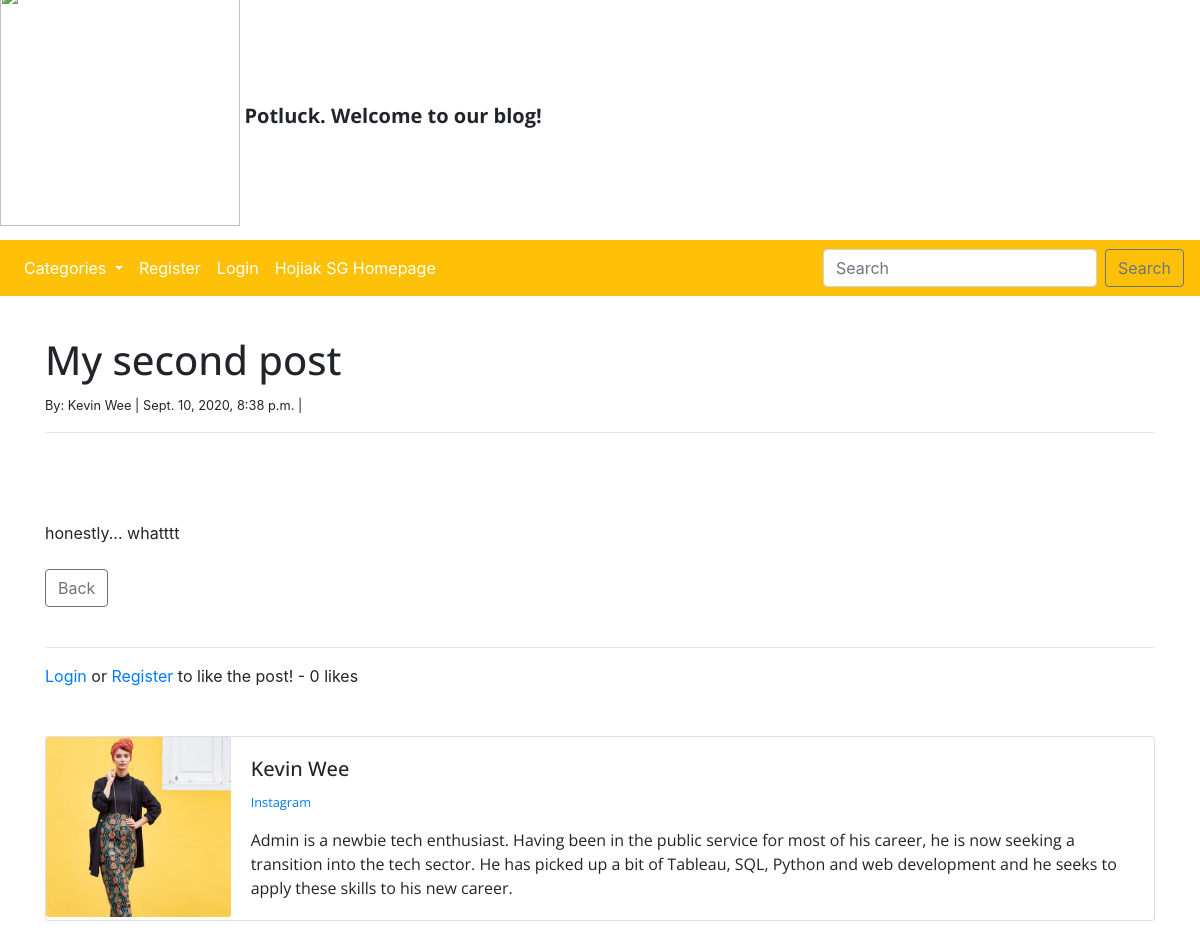
The app's page /theblog/article/2 with its own data.
### theblog/models.py (models this page shows, shortened)
class Post(models.Model):
    title = models.CharField(max_length=255)
    header_image = models.ImageField(null=True, blank=True, upload_to="images/")
    title_tag = models.CharField(max_length=255)
    author = models.ForeignKey(User, on_delete=models.CASCADE)
    body = RichTextField(blank=True, null=True)
    post_date = models.DateTimeField(auto_now_add=True)
    category = models.CharField(max_length=255, default='hojiak')
    snippet = models.CharField(max_length=255)
    likes = models.ManyToManyField(User, related_name='blog_posts')
    def total_likes(self):
        return self.likes.count()

class Profile(models.Model):
    user = models.OneToOneField(User, null=True, on_delete=models.CASCADE)
    bio = models.TextField()
    profile_pic = models.ImageField(null=True, blank=True, upload_to="images/profile/")
    facebook_url = models.CharField(max_length=255, null=True,blank=True)
    instagram_url = models.CharField(max_length=255, null=True,blank=True)

### theblog/views.py (the view)
# urls.py: path('article/<int:pk>', ArticleDetailView.as_view(), name='article-detail'),
class ArticleDetailView(DetailView):
    model = Post
    template_name = 'article_details.html'
    def get_context_data(self, *args, **kwargs):
        cat_menu = Category.objects.all()
        context = super(ArticleDetailView, self).get_context_data(*args, **kwargs)
        stuff = get_object_or_404(Post, id=self.kwargs['pk'])
        total_likes = stuff.total_likes()
        liked = False
        if stuff.likes.filter(id=self.request.user.id).exists():
            liked = True
        context["cat_menu"] = cat_menu
        context["total_likes"] = total_likes
        context["liked"] = liked
        return context

### theblog/models.py (called while the page is built)
    def __str__(self):
        return self.name

### hojiak/theblog/templates/article_details.html (shortened to what this page needs)
{% extends 'base.html' %}
{% block content%}
{% load static %}
<h1>{{ post.title }}</h1>
<small> By: {{post.author.first_name}} {{post.author.last_name}} |
{{ post.post_date }}  |
</small>
<hr>
<br/>
<br/><br/>
{{ post.body|safe }}
<br/><br/>
<a href="{% url 'homeview' %}" class="btn btn-outline-secondary"> Back </a>
<br/><br/>
<hr>
<form action="{% url 'like_post' post.pk%}" method=POST>
{% if user.is_authenticated %}
    {% if liked %}
        <button type="submit" class="btn btn-outline-danger btn-sm", name="post_id", value="{{ post.id }}">Unlike</button>
    {% else %}
        <button type="submit" class="btn btn-outline-primary btn-sm", name="post_id", value="{{ post.id }}">Like</button>
    {% endif %}
{% else %}
        <a href="{% url 'login' %}">Login</a> or <a href="{% url 'register'%}"> Register </a> to like the post!
{% endif %}
    - {{ total_likes }} likes
</form>
<br/><br/>
<div class="card mb-3">
  <div class="row no-gutters">
    <div class="col-md-2">
{% if post.author.profile.profile_pic %}
      <img src="{{ post.author.profile.profile_pic.url}}" class="card-img" alt="Author">
{% endif %}
    </div>
    <div class="col-md-10">
      <div class="card-body">
        <h5 class="card-title">
        {{ post.author.first_name}}
        {{ post.author.last_name }}
        </h5>
        <p class="small text-muted">
        {% if post.author.profile.instagram_url %}
           <a href="{{ post.author.profile.instagram_url }}"> Instagram </a>
        {% endif %}
        </p>
        <p class="card-text">
          {{ post.author.profile.bio }}
        </p>
      </div>
    </div>
  </div>
</div>
{% endblock %}

### website/static/styles.css (style rules this page uses)
h1 { font-family: 'Open Sans', sans-serif; min-height: 3rem; padding-top: 1rem; }
p,h4,h5,h6 { font-family: 'Open Sans', sans-serif; }
.card { max-width: 100%; }
.card-text { word-wrap: break-word; }
.card-img { width: 100%; height: 15vw; object-fit: cover; }

### records on screen
Post: title "My second post", author.first_name "Kevin", author.last_name "Wee", post_date "Sept. 10, 2020, 8:38 p.m.", body "honestly... whatttt", author.profile.profile_pic (picture), author.profile.bio "Admin is a newbie tech enthusiast. Having been in the public service for most of his career, he is now seeking a transition into the tech sector. He has picked up a bit of Tableau, SQL, Python and web development and he seeks to apply these skills to his new career."

### other values on screen
{{ total_likes }} "0"
